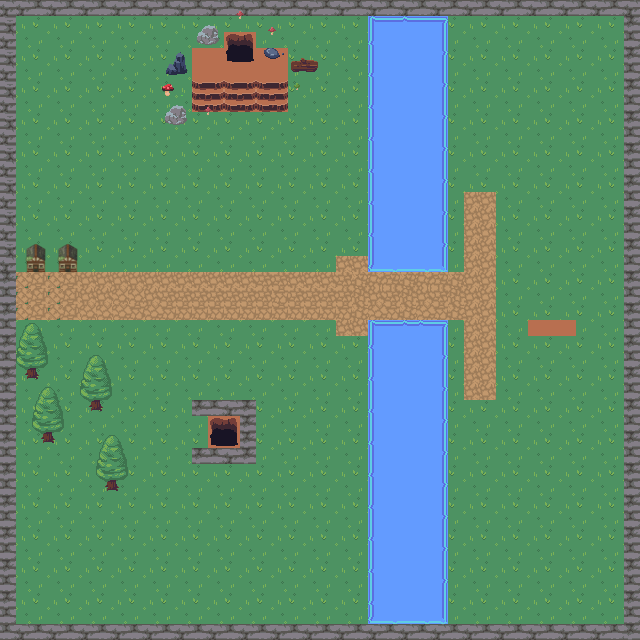

This is a level from a 2D game, rendered from its Tiled map with the project's own tilesets. A one-line summary and the map file follow, with tile-layer data summarised:
An orthogonal 40x40 tile map with 16x16 px tiles, 8 tile layers (background, walls, water, path, ...), 1 hidden layer not drawn, 3 tilesets and 42 objects (24x collision, paul_path1, paul_path2, michel_path1, michel_path2, ...).

<map version="1.10" tiledversion="1.10.2" orientation="orthogonal" renderorder="right-down" width="40" height="40" tilewidth="16" tileheight="16" infinite="0" nextlayerid="14" nextobjectid="166">
 <tileset firstgid="1" source="nature.tsx" />
 <tileset firstgid="721" source="house.tsx" />
 <tileset firstgid="725" source="donjon.tsx" />
 <layer id="1" name="background" width="40" height="40">
  <data>[1600 cells, 1600 non-empty, 9 distinct tile ids]</data>
 </layer>
 <layer id="2" name="walls" width="40" height="40">
  <data>[1600 cells, 156 non-empty, 4 distinct tile ids]</data>
 </layer>
 <layer id="3" name="water" width="40" height="40">
  <data>[1600 cells, 190 non-empty, 4 distinct tile ids]</data>
 </layer>
 <layer id="4" name="path" width="40" height="40">
  <data>[1600 cells, 196 non-empty, 27 distinct tile ids]</data>
 </layer>
 <layer id="8" name="house" width="40" height="40">
  <data>[1600 cells, 8 non-empty, 4 distinct tile ids]</data>
 </layer>
 <layer id="10" name="donjon" width="40" height="40">
  <data>[1600 cells, 26 non-empty, 9 distinct tile ids]</data>
 </layer>
 <layer id="6" name="décorations" width="40" height="40">
  <data>[1600 cells, 56 non-empty, 31 distinct tile ids]</data>
 </layer>
 <layer id="13" name="any (for first plan)" width="40" height="40" visible="0">
  <data>[1600 cells, 0 non-empty, 0 distinct tile ids]</data>
 </layer>
 <layer id="11" name="premier plan" width="40" height="40">
  <data>[1600 cells, 24 non-empty, 6 distinct tile ids]</data>
 </layer>
 <objectgroup id="12" name="NPCPaths">
  <object id="138" name="paul_path1" x="208" y="320" width="16" height="16" />
  <object id="139" name="paul_path2" x="320" y="304" width="16" height="16" />
  <object id="146" name="michel_path1" x="272" y="112" width="16" height="16" />
  <object id="148" name="michel_path2" x="192" y="112" width="16" height="16" />
  <object id="149" name="fleufleu_path1" x="544" y="192" width="16" height="16" />
  <object id="151" name="fleufleu_path2" x="496" y="288" width="16" height="16" />
  <object id="153" name="fleufleu_path3" x="384" y="288" width="16" height="16" />
  <object id="155" name="fleufleu_path4" x="320" y="272" width="16" height="16" />
  <object id="156" name="fleufleu_path5" x="160" y="192" width="16" height="16" />
  <object id="157" name="fleufleu_path6" x="160" y="288" width="16" height="16" />
  <object id="159" name="fleufleu_path7" x="480" y="288" width="16" height="16" />
 </objectgroup>
 <objectgroup id="5" name="Objects">
  <object id="55" name="player_spawn" x="554.5" y="284">
   <point />
  </object>
  <object id="56" name="exit_house1" x="19.1818" y="268.43">
   <point />
  </object>
  <object id="57" name="enter_house1" x="33.1875" y="265" width="5.625" height="7" />
  <object id="58" name="enter_house2" x="65.0625" y="265" width="5.875" height="7" />
  <object id="59" type="collision" x="0" y="0" width="16" height="640" />
  <object id="60" type="collision" x="0" y="624" width="640" height="16" />
  <object id="61" type="collision" x="624" y="0" width="16" height="640" />
  <object id="63" type="collision" x="0" y="0" width="640" height="20" />
  <object id="68" type="collision" x="58.5" y="242.75" width="18.5" height="29.1902" />
  <object id="69" type="collision" x="26.75" y="242.8" width="18.3125" height="29.3261" />
  <object id="80" type="collision" x="368" y="16" width="80" height="260.667" />
  <object id="81" type="collision" x="368" y="320.96" width="80" height="312.417" />
  <object id="93" name="exit_house2" x="51.2727" y="269.64">
   <point />
  </object>
  <object id="117" type="collision" x="287" y="48" width="2.25" height="64" />
  <object id="119" type="collision" x="190.727" y="48" width="2.09952" height="64" />
  <object id="120" type="collision" x="192.033" y="45.62" width="31.9364" height="4.94466" />
  <object id="121" type="collision" x="256.555" y="47.28" width="31.6364" height="4.56645" />
  <object id="122" type="collision" x="222.299" y="32" width="2.4837" height="15" />
  <object id="123" type="collision" x="254.975" y="32.036" width="2.63315" height="15" />
  <object id="124" type="collision" x="224" y="30.519" width="32.0625" height="5.12945" />
  <object id="126" name="enter_donjon1" x="224" y="42.4545" width="32" height="21.5455" />
  <object id="127" name="exit_donjon1" x="163.576" y="397.757">
   <point />
  </object>
  <object id="128" type="collision" x="192" y="396.333" width="64" height="19.6667" />
  <object id="129" type="collision" x="240" y="400" width="16" height="64" />
  <object id="130" type="collision" x="192" y="448" width="64" height="21.3333" />
  <object id="131" type="collision" x="208" y="416" width="32" height="32" />
  <object id="135" type="collision" x="88.25" y="399.849" width="15.5" height="13.9375" />
  <object id="143" type="collision" x="103.917" y="479.365" width="15.5" height="13.9375" />
  <object id="144" type="collision" x="40.5833" y="431.365" width="15.5" height="13.9375" />
  <object id="145" type="collision" x="24.25" y="367.365" width="15.5" height="13.9375" />
  <object id="165" name="test" type="collision" x="528" y="320" width="48.3333" height="16.3333" />
 </objectgroup>
</map>
